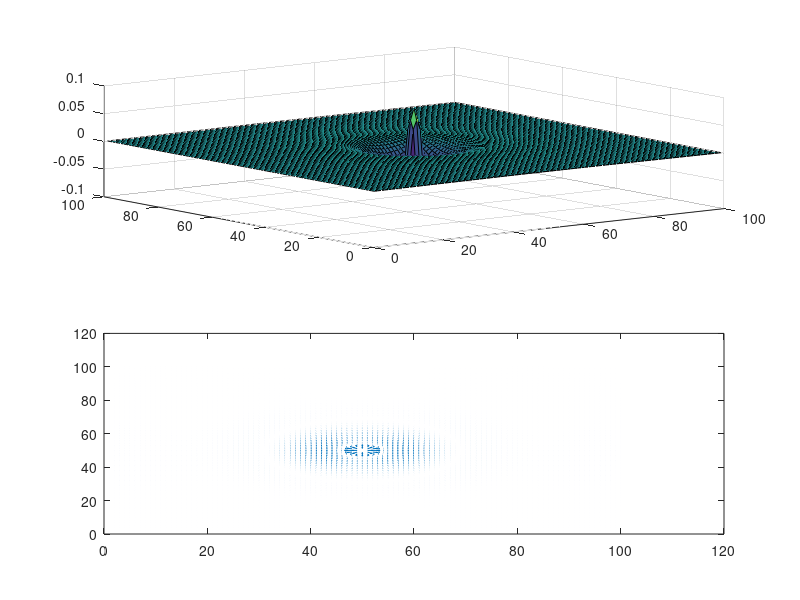

MATLAB code to generate this figure:
ny = 100; %row
nx = 100; %col
V = zeros(ny,nx);
time = 1000;

%BCs
V(:,1) = 1; %Left
V(:,ny) = 1; % Right
V(1,:) = 0; %Top
V(nx, :) = 0; %Bottom

for t = 1:time

    V(:,1) = 0; %Left
    V(:,ny) = 0; % Right
    V(50,50) = sin(t/(10*pi));
    %V(1,:) = 1; %Top
    %V(ny, :) = 0; %Bottom

    V = imboxfilt(V,3);
     

    V(1,:) = V(2,:);
    V(ny,:) = V(ny-1,:);

    [Ex,Ey] = gradient(-V);

    if (mod(t,50) == 0)
    subplot(2,1,1)
    surf(V)

    subplot(2,1,2)
    quiver(Ex,Ey);
    pause(.1);
    
    end
    
end
